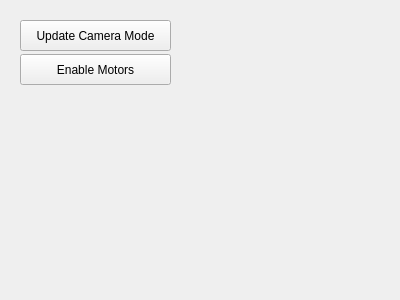
<?xml version="1.0" encoding="UTF-8"?>
<ui version="4.0">
 <class>Form</class>
 <widget class="QWidget" name="Form">
  <property name="geometry">
   <rect>
    <x>0</x>
    <y>0</y>
    <width>400</width>
    <height>300</height>
   </rect>
  </property>
  <property name="windowTitle">
   <string>Form</string>
  </property>
  <widget class="QPushButton" name="CameraModeUpdateButton">
   <property name="geometry">
    <rect>
     <x>20</x>
     <y>20</y>
     <width>151</width>
     <height>31</height>
    </rect>
   </property>
   <property name="text">
    <string>Update Camera Mode</string>
   </property>
  </widget>
  <widget class="QPushButton" name="EnableMotorsButton">
   <property name="geometry">
    <rect>
     <x>20</x>
     <y>54</y>
     <width>151</width>
     <height>31</height>
    </rect>
   </property>
   <property name="text">
    <string>Enable Motors</string>
   </property>
  </widget>
 </widget>
 <resources/>
 <connections/>
</ui>
